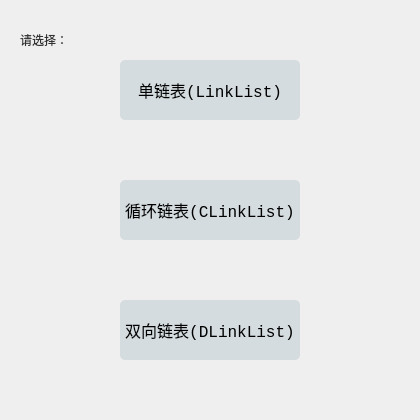
<?xml version="1.0" encoding="UTF-8"?>
<ui version="4.0">
 <class>MainWindow</class>
 <widget class="QMainWindow" name="MainWindow">
  <property name="geometry">
   <rect>
    <x>0</x>
    <y>0</y>
    <width>420</width>
    <height>420</height>
   </rect>
  </property>
  <property name="windowTitle">
   <string>MainWindow</string>
  </property>
  <widget class="QWidget" name="centralWidget">
   <widget class="QPushButton" name="pushButton1">
    <property name="geometry">
     <rect>
      <x>120</x>
      <y>60</y>
      <width>180</width>
      <height>60</height>
     </rect>
    </property>
    <property name="sizePolicy">
     <sizepolicy hsizetype="Preferred" vsizetype="Preferred">
      <horstretch>0</horstretch>
      <verstretch>0</verstretch>
     </sizepolicy>
    </property>
    <property name="font">
     <font>
      <family>Consolas</family>
      <pointsize>12</pointsize>
      <weight>50</weight>
      <bold>false</bold>
     </font>
    </property>
    <property name="cursor">
     <cursorShape>OpenHandCursor</cursorShape>
    </property>
    <property name="styleSheet">
     <string notr="true">QPushButton {
     background-color: #D4DCDF;
     border-radius: 5%;
}

QPushButton:pressed {
     background-color: #D4DCDF;
     border-radius: 5%;
	color: white;
	border: 5px solid white;
}</string>
    </property>
    <property name="text">
     <string>单链表(LinkList)</string>
    </property>
   </widget>
   <widget class="QPushButton" name="pushButton2">
    <property name="geometry">
     <rect>
      <x>120</x>
      <y>180</y>
      <width>180</width>
      <height>60</height>
     </rect>
    </property>
    <property name="sizePolicy">
     <sizepolicy hsizetype="Preferred" vsizetype="Preferred">
      <horstretch>0</horstretch>
      <verstretch>0</verstretch>
     </sizepolicy>
    </property>
    <property name="font">
     <font>
      <family>Consolas</family>
      <pointsize>12</pointsize>
      <weight>50</weight>
      <bold>false</bold>
     </font>
    </property>
    <property name="cursor">
     <cursorShape>OpenHandCursor</cursorShape>
    </property>
    <property name="styleSheet">
     <string notr="true">QPushButton {
     background-color: #D4DCDF;
     border-radius: 5%;
}

QPushButton:pressed {
     background-color: #D4DCDF;
     border-radius: 5%;
	color: white;
	border: 5px solid white;
}</string>
    </property>
    <property name="text">
     <string>循环链表(CLinkList)</string>
    </property>
   </widget>
   <widget class="QPushButton" name="pushButton3">
    <property name="geometry">
     <rect>
      <x>120</x>
      <y>300</y>
      <width>180</width>
      <height>60</height>
     </rect>
    </property>
    <property name="sizePolicy">
     <sizepolicy hsizetype="Preferred" vsizetype="Preferred">
      <horstretch>0</horstretch>
      <verstretch>0</verstretch>
     </sizepolicy>
    </property>
    <property name="font">
     <font>
      <family>Consolas</family>
      <pointsize>12</pointsize>
      <weight>50</weight>
      <bold>false</bold>
     </font>
    </property>
    <property name="cursor">
     <cursorShape>OpenHandCursor</cursorShape>
    </property>
    <property name="styleSheet">
     <string notr="true">QPushButton {
     background-color: #D4DCDF;
     border-radius: 5%;
}

QPushButton:pressed {
     background-color: #D4DCDF;
     border-radius: 5%;
	color: white;
	border: 5px solid white;
}</string>
    </property>
    <property name="text">
     <string>双向链表(DLinkList)</string>
    </property>
   </widget>
   <widget class="QLabel" name="label">
    <property name="geometry">
     <rect>
      <x>20</x>
      <y>20</y>
      <width>100</width>
      <height>40</height>
     </rect>
    </property>
    <property name="styleSheet">
     <string notr="true">font: 75 14pt &quot;微软雅黑&quot;;
color: rgb(49, 49, 49);</string>
    </property>
    <property name="text">
     <string>请选择：</string>
    </property>
   </widget>
  </widget>
 </widget>
 <layoutdefault spacing="6" margin="11"/>
 <resources/>
 <connections/>
</ui>
